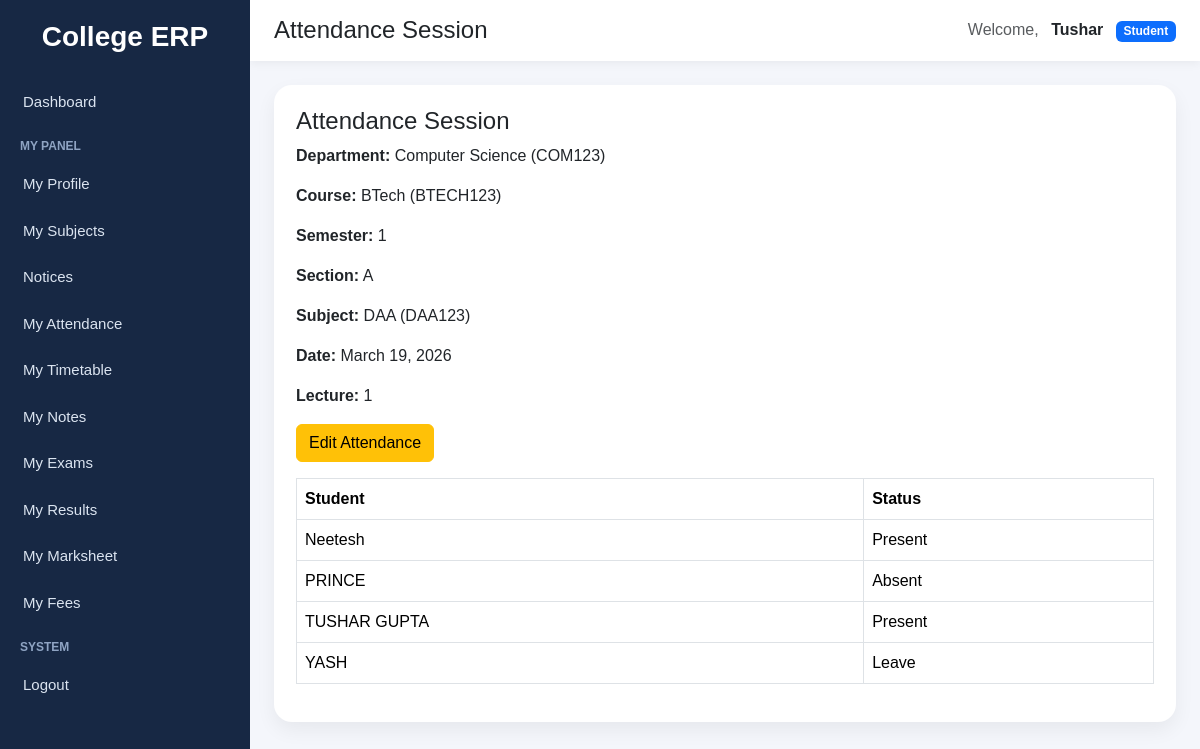
Screenshot of /attendance/session/4/ (signed in) with the database file from the repository.
### accounts/models.py (models this page shows, shortened)
class CustomUser(AbstractUser):
    ROLE_CHOICES = (
        ("student", "Student"),
        ("faculty", "Faculty"),
        ("admin", "Admin"),
    )
    role = models.CharField(max_length=20, choices=ROLE_CHOICES)
    groups = models.ManyToManyField(
        Group,
        blank=True,
        related_name="customuser_set",
        related_query_name="customuser"
    )
    user_permissions = models.ManyToManyField(
        Permission,
        blank=True,
        related_name="customuser_permissions_set",
        related_query_name="customuser_permission"
    )

### attendance/models.py (models this page shows, shortened)
class AttendanceSession(models.Model):
    department = models.ForeignKey(
        Department,
        on_delete=models.CASCADE,
        related_name='attendance_sessions'
    )
    course = models.ForeignKey(
        Course,
        on_delete=models.CASCADE,
        related_name='attendance_sessions'
    )
    semester = models.PositiveSmallIntegerField()
    section = models.CharField(max_length=20, blank=True, null=True)
    subject = models.ForeignKey(
        Subject,
        on_delete=models.CASCADE,
        related_name='attendance_sessions'
    )
    faculty = models.ForeignKey(
        Faculty,
        on_delete=models.SET_NULL,
        null=True,
        blank=True,
        related_name='attendance_sessions'
    )
    date = models.DateField()
    lecture_number = models.PositiveSmallIntegerField(default=1)
    created_at = models.DateTimeField(auto_now_add=True)
    updated_at = models.DateTimeField(auto_now=True)
    class Meta:
        ordering = ['-date', 'lecture_number']
        unique_together = (
            'department',
            'course',
            'semester',
            'section',
            'subject',
            'date',
            'lecture_number',
        )

class AttendanceRecord(models.Model):
    STATUS_CHOICES = (
        ('Present', 'Present'),
        ('Absent', 'Absent'),
        ('Leave', 'Leave'),
    )
    session = models.ForeignKey(
        AttendanceSession,
        on_delete=models.CASCADE,
        related_name='records'
    )
    student = models.ForeignKey(
        Student,
        on_delete=models.CASCADE,
        related_name='attendance_records'
    )
    status = models.CharField(max_length=10, choices=STATUS_CHOICES, default='Present')
    remarks = models.CharField(max_length=255, blank=True, null=True)
    class Meta:
        ordering = ['student__name']
        unique_together = ('session', 'student')

### departments/models.py (models this page shows)
class Department(models.Model):
    name = models.CharField(max_length=100, unique=True)
    code = models.CharField(max_length=10, unique=True)
    class Meta:
        ordering = ["name"]
    def __str__(self):
        return f"{self.name} ({self.code})"

### courses/models.py (models this page shows)
class Course(models.Model):
    name = models.CharField(max_length=100, unique=True)
    code = models.CharField(max_length=20, unique=True)
    department = models.ForeignKey(
        Department,
        on_delete=models.CASCADE,
        related_name="courses"
    )
    duration = models.PositiveIntegerField(default=3)
    faculty = models.ForeignKey(
        "faculty.Faculty",
        on_delete=models.SET_NULL,
        null=True,
        blank=True,
        related_name="assigned_courses"
    )
    created_at = models.DateTimeField(auto_now_add=True)
    class Meta:
        ordering = ["name"]
    def __str__(self):
        return f"{self.name} ({self.code})"

### subjects/models.py (models this page shows)
class Subject(models.Model):
    name = models.CharField(max_length=100)
    code = models.CharField(max_length=20)
    def __str__(self):
        return f"{self.name} ({self.code})"

### students/models.py (models this page shows, shortened)
class Student(models.Model):
    GENDER_CHOICES = (
        ('Male', 'Male'),
        ('Female', 'Female'),
        ('Other', 'Other'),
    )
    SEMESTER_CHOICES = (
        (1, 'Semester 1'),
        (2, 'Semester 2'),
        (3, 'Semester 3'),
        (4, 'Semester 4'),
        (5, 'Semester 5'),
        (6, 'Semester 6'),
        (7, 'Semester 7'),
        (8, 'Semester 8'),
    )
    YEAR_CHOICES = (
        (1, '1st Year'),
        (2, '2nd Year'),
        (3, '3rd Year'),
        (4, '4th Year'),
    )
    user = models.OneToOneField(
        settings.AUTH_USER_MODEL,
        on_delete=models.CASCADE,
        related_name='student_profile'
    )
    name = models.CharField(max_length=150)
    enrollment_number = models.CharField(max_length=50, unique=True)
    roll_number = models.CharField(max_length=50, unique=True, blank=True, null=True)
    department = models.ForeignKey(
        Department,
        on_delete=models.CASCADE,
        related_name='students',
        null=True,
        blank=True
    )
    course = models.CharField(max_length=100, blank=True, null=True)
    course_fk = models.ForeignKey(
        Course,
        on_delete=models.SET_NULL,
        related_name='student_profiles',
        null=True,
        blank=True
    )
    semester = models.PositiveSmallIntegerField(choices=SEMESTER_CHOICES, default=1)
    year = models.PositiveSmallIntegerField(choices=YEAR_CHOICES, default=1)
    section = models.CharField(max_length=20, blank=True, null=True)
    phone = models.CharField(max_length=15, blank=True, null=True)
    address = models.TextField(blank=True, null=True)
    date_of_birth = models.DateField(blank=True, null=True)
    gender = models.CharField(max_length=10, choices=GENDER_CHOICES, blank=True, null=True)
    photo = models.ImageField(upload_to='students/', blank=True, null=True)
    admission_date = models.DateField(blank=True, null=True)
    created_at = models.DateTimeField(auto_now_add=True, null=True, blank=True)
    updated_at = models.DateTimeField(auto_now=True, null=True, blank=True)
    class Meta:
        ordering = ['name']

### attendance/views.py (the view)
# urls.py: path('session/<int:pk>/', views.attendance_session_detail, name='attendance_session_detail'),
@login_required
def attendance_session_detail(request, pk):
    session = get_object_or_404(AttendanceSession, pk=pk)
    records = AttendanceRecord.objects.filter(
        session=session
    ).select_related('student').order_by('student__name')
    return render(request, 'attendance/session_detail.html', {
        'session': session,
        'records': records
    })

### notices/context_processors.py (called while the page is built)
def latest_notices(request):
    if not request.user.is_authenticated:
        return {"latest_notices": []}
    notices = get_visible_notices_for_user(request.user)[:5]
    return {"latest_notices": notices}

### attendance/templates/attendance/session_detail.html
{% extends "base.html" %}
{% block page_title %}Attendance Session{% endblock %}
{% block content %}
<div class="page-card">
<h4>Attendance Session</h4>
<p><b>Department:</b> {{ session.department }}</p>
<p><b>Course:</b> {{ session.course }}</p>
<p><b>Semester:</b> {{ session.semester }}</p>
<p><b>Section:</b> {{ session.section }}</p>
<p><b>Subject:</b> {{ session.subject }}</p>
<p><b>Date:</b> {{ session.date }}</p>
<p><b>Lecture:</b> {{ session.lecture_number }}</p>
<a href="{% url 'edit_attendance' session.id %}" class="btn btn-warning mb-3">
Edit Attendance
</a>
<table class="table table-bordered">
<tr>
<th>Student</th>
<th>Status</th>
</tr>
{% for r in records %}
<tr>
<td>{{ r.student.name }}</td>
<td>{{ r.status }}</td>
</tr>
{% endfor %}
</table>
</div>
{% endblock %}

### templates/base.html (shortened to what this page needs)
<!DOCTYPE html>
<html lang="en">
<head>
    <link href="https://cdn.jsdelivr.net/npm/bootstrap@5.3.3/dist/css/bootstrap.min.css" rel="stylesheet">
</head>
<body>
<div class="sidebar">
    <h3>College ERP</h3>
    {% if request.user.is_authenticated %}
        {% if request.user.is_superuser or request.user.role == 'admin' %}
            <a href="/dashboard/" class="{% if '/dashboard' in request.path or request.path == '/' %}active-link{% endif %}">
                Dashboard
            </a>
            <div class="sidebar-section-title">Management</div>
            <a href="{% url 'student_list' %}" class="{% if '/students/' in request.path %}active-link{% endif %}">
                Students
            </a>
            <a href="{% url 'faculty_list' %}" class="{% if '/faculty/' in request.path %}active-link{% endif %}">
                Faculty
            </a>
            <a href="/courses/" class="{% if '/courses/' in request.path %}active-link{% endif %}">
                Courses
            </a>
            <a href="/departments/" class="{% if '/departments/' in request.path %}active-link{% endif %}">
                Departments
            </a>
            <div class="sidebar-section-title">Academics</div>
            <a href="/subjects/" class="{% if '/subjects/' in request.path and '/subjects/assignments/' not in request.path and '/subjects/my/' not in request.path %}active-link{% endif %}">
                Subjects
            </a>
            <a href="{% url 'subject_assignment_list' %}" class="{% if '/subjects/assignments/' in request.path %}active-link{% endif %}">
                Subject Assignments
            </a>
            <a href="{% url 'notice_list' %}" class="{% if '/notices/' in request.path %}active-link{% endif %}">
                Notices
            </a>
            <a href="{% url 'attendance_list' %}" class="{% if '/attendance/' in request.path %}active-link{% endif %}">
                Attendance
            </a>
            <a href="{% url 'timetable_list' %}" class="{% if '/timetable/' in request.path and '/timetable/faculty/' not in request.path and '/timetable/student/' not in request.path %}active-link{% endif %}">
                Timetable
            </a>
            <a href="/exams/" class="{% if '/exams/' in request.path and '/exams/results/' not in request.path %}active-link{% endif %}">
                Exams
            </a>
            <a href="{% url 'exam_schedule_list' %}" class="{% if '/exams/schedule/' in request.path %}active-link{% endif %}">
                Exam Schedule
            </a>
            <a href="{% url 'result_list' %}" class="{% if '/exams/results/list/' in request.path %}active-link{% endif %}">
                Results
            </a>
            <a href="{% url 'fee_structure_list' %}" class="{% if '/finance/structures/' in request.path %}active-link{% endif %}">
                Fee Structures
            </a>
            <a href="{% url 'promote_student_fee' %}" class="{% if '/finance/promote/' in request.path %}active-link{% endif %}">
                Promote Fees
            </a>
            <a href="{% url 'student_fee_list' %}" class="{% if '/finance/students/' in request.path %}active-link{% endif %}">
                Student Fees
            </a>
        {% elif request.user.role == 'student' %}
            <a href="/dashboard/" class="{% if '/dashboard' in request.path or request.path == '/' %}active-link{% endif %}">
                Dashboard
            </a>
            <div class="sidebar-section-title">My Panel</div>
            <a href="{% url 'my_student_profile' %}" class="{% if '/students/profile/' in request.path %}active-link{% endif %}">
                My Profile
            </a>
            <a href="{% url 'my_subjects' %}" class="{% if '/subjects/my/' in request.path %}active-link{% endif %}">
                My Subjects
            </a>
            <a href="{% url 'notice_list' %}" class="{% if '/notices/' in request.path %}active-link{% endif %}">
                Notices
            </a>
            <a href="{% url 'my_attendance' %}" class="{% if '/attendance/my/' in request.path %}active-link{% endif %}">
                My Attendance
            </a>
            <a href="{% url 'student_timetable' %}" class="{% if '/timetable/student/' in request.path %}active-link{% endif %}">
                My Timetable
            </a>
            <a href="{% url 'student_note_list' %}" class="{% if '/notes/student/' in request.path %}active-link{% endif %}">
                My Notes
            </a>
            <a href="{% url 'student_exam_schedule' %}" class="{% if '/exams/my-exams/' in request.path %}active-link{% endif %}">
                My Exams
            </a>
            <a href="{% url 'student_result_list' %}" class="{% if '/exams/results/student/' in request.path %}active-link{% endif %}">
                My Results
            </a>
            <a href="{% url 'consolidated_marksheet' %}" class="{% if '/exams/marksheet/' in request.path %}active-link{% endif %}">
                My Marksheet
            </a>
            <a href="{% url 'my_fees' %}" class="{% if '/finance/my-fees/' in request.path %}active-link{% endif %}">
                My Fees
            </a>
        {% endif %}
        <div class="sidebar-section-title">System</div>
        <form method="post" action="/accounts/logout/" style="margin:0;">
            <button type="submit" class="sidebar-logout-btn">Logout</button>
        </form>
    {% endif %}
</div>
<div class="main-content">
    <div class="topbar d-flex justify-content-between align-items-center">
        <h4 class="mb-0">{% block page_title %}College ERP{% endblock %}</h4>
        <div>
            {% if request.user.is_authenticated %}
                <span class="me-2 text-muted">Welcome,</span>
                <strong>{{ request.user.username }}</strong>
                {% if request.user.is_superuser %}
                    <span class="badge bg-danger ms-2">Admin</span>
                {% elif request.user.role %}
                    <span class="badge bg-primary ms-2">{{ request.user.role|title }}</span>
                {% endif %}
            {% endif %}
        </div>
    </div>
    <div class="content-area">
        {% block content %}{% endblock %}
    </div>
</div>
</body>
</html>

### templates/base.html (style rules this page uses)
body { background-color: #f4f6fb; margin: 0; padding: 0; font-family: Arial, sans-serif; }
.sidebar { width: 250px; min-height: 100vh; background: #172844; color: white; position: fixed; top: 0; left: 0; padding-top: 20px; }
.sidebar h3 { text-align: center; margin-bottom: 25px; font-weight: 700; }
.sidebar a { color: #dbe4f0; text-decoration: none; display: block; padding: 12px 20px; font-size: 15px; border-left: 3px solid transparent; }
.sidebar-section-title { font-size: 12px; color: #8fa4c3; padding: 12px 20px 6px; text-transform: uppercase; font-weight: bold; }
.sidebar-logout-btn { color: #dbe4f0; text-decoration: none; display: block; padding: 12px 20px; font-size: 15px; border: none; background: none; width: 100%; text-align: left; border-left: 3px solid transparent; }
.main-content { margin-left: 250px; min-height: 100vh; }
.topbar { background: white; padding: 16px 24px; box-shadow: 0 2px 10px rgba(0,0,0,0.06); }
.content-area { padding: 24px; }
.page-card { background: white; border-radius: 18px; padding: 22px; box-shadow: 0 8px 20px rgba(0,0,0,0.06); }

### rows the page displays
CustomUser: user.username "Tushar", user.role "Student"
AttendanceSession: department "Computer Science (COM123)", course "BTech (BTECH123)", semester "1", section "A", subject "DAA (DAA123)", date "March 19, 2026", lecture_number "1"
AttendanceRecord: student.name "Neetesh", status "Present"
AttendanceRecord: student.name "PRINCE", status "Absent"
AttendanceRecord: student.name "TUSHAR GUPTA", status "Present"
AttendanceRecord: student.name "YASH", status "Leave"
